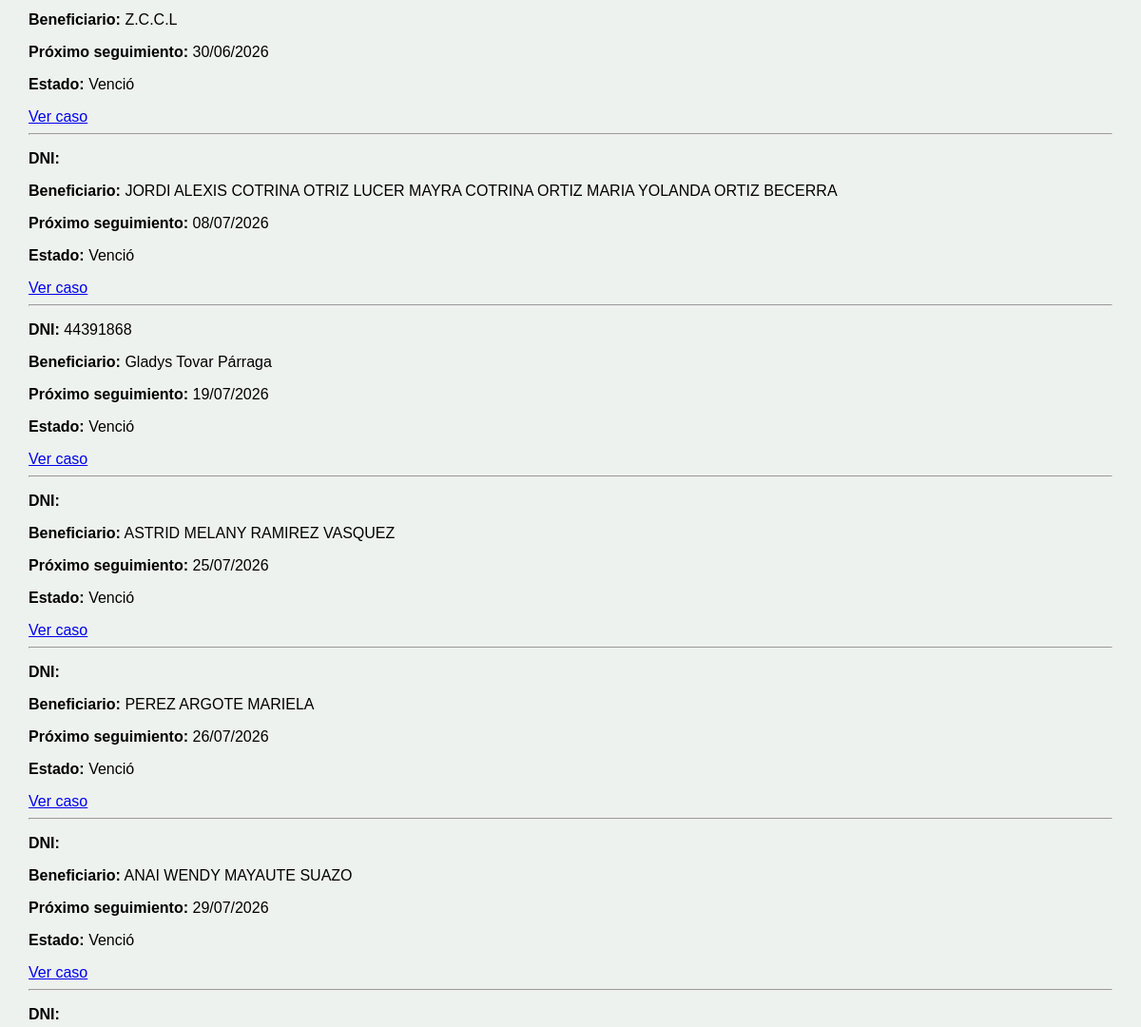
/notificaciones/ (signed in, middle part), run on an earlier commit of the app's database.
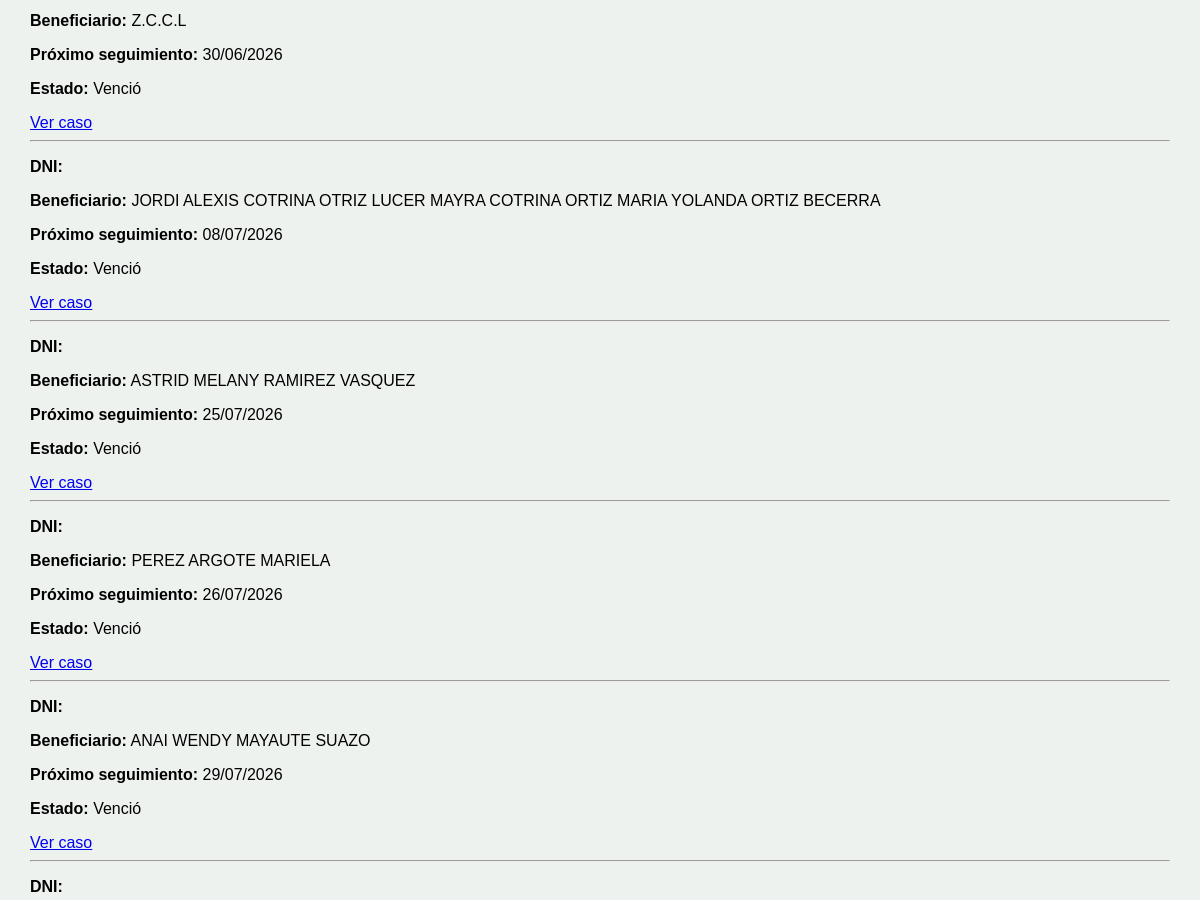
And on a later commit of the database.
### mapa/models.py (models this page shows, shortened)
class Caso(models.Model):
    RIESGOS = [
        ("LEVE", "Leve"),
        ("MODERADO", "Moderado"),
        ("SEVERO", "Severo"),
        ("SEVERO EXTREMO", "Severo extremo"),
        ("NO DETERMINADO", "No determinado"),
    ]
    NOTIFICACION = [
        ("PENDIENTE", "Pendiente"),
        ("NOTIFICADO", "Notificado"),
    ]
    TIPO_VIOLENCIA = [
        ("FISICA", "Física"),
        ("PSICOLOGICA", "Psicológica"),
        ("SEXUAL", "Sexual"),
        ("ECONOMICA", "Económica o Patrimonial"),
    ]
    ESTADO_UBICACION_AGRESOR = [
        ("UBICADO", "Ubicado"),
        ("NO UBICADO", "No ubicado"),
    ]
    beneficiario = models.CharField(max_length=200, blank=True)
    dni_beneficiario = models.CharField(
        max_length=8,
        blank=True
    )
    domicilio = models.CharField(max_length=300, blank=True)
    nivel_riesgo = models.CharField(
        max_length=30,
        choices=RIESGOS,
        blank=True
    )
    region_denuncia = models.ForeignKey(
        Region,
        on_delete=models.PROTECT,
        related_name="casos_denuncia_region",
        null=True,
        blank=True,
    )
    provincia_denuncia = models.ForeignKey(
        Provincia,
        on_delete=models.PROTECT,
        related_name="casos_denuncia_provincia",
        null=True,
        blank=True,
    )
    distrito_denuncia = models.ForeignKey(
        Distrito,
        on_delete=models.PROTECT,
        related_name="casos_denuncia_distrito",
        null=True,
        blank=True,
    )
    region_medida = models.ForeignKey(
        Region,
        on_delete=models.PROTECT,
        related_name="casos_medida_region",
        null=True,
        blank=True,
    )
    provincia_medida = models.ForeignKey(
        Provincia,
        on_delete=models.PROTECT,
        related_name="casos_medida_provincia",
        null=True,
        blank=True,
    )
    distrito_medida = models.ForeignKey(
        Distrito,
        on_delete=models.PROTECT,
        related_name="casos_medida_distrito",
        null=True,
        blank=True,
)
    comisaria_denuncia = models.CharField(
        max_length=150,
        verbose_name="Comisaría donde se interpuso la denuncia"
    )
    comisaria_medida = models.CharField(
        max_length=150,
        verbose_name="Comisaría de Familia responsable"
    )
    efectivo = models.CharField(max_length=100, blank=True)
    responsable = models.ForeignKey(
    User,
    null=True,
    blank=True,
    on_delete=models.SET_NULL,
    related_name="casos_asignados"
    )
    folder = models.CharField(max_length=100, blank=True)
    expediente = models.CharField(max_length=100, blank=True)
    agresor = models.CharField(
        max_length=200,
        blank=True
    )
    dni_agresor = models.CharField(
        max_length=8,
        blank=True
    )
    telefono_agresor = models.CharField(
        "Teléfono del agresor",
        max_length=50,
        blank=True
    )
    direccion_agresor = models.CharField(
        "Dirección del agresor",
        max_length=300,
        blank=True
    )
    agresor_registro = models.ForeignKey(
    "Agresor",
    on_delete=models.SET_NULL,
    null=True,
    blank=True,
    related_name="casos"
)
    estado_ubicacion_agresor = models.CharField(
        "Estado de ubicación del agresor",
        max_length=15,
        choices=ESTADO_UBICACION_AGRESOR,
        default="NO UBICADO"
    )
    latitud_agresor = models.FloatField(
        null=True,
        blank=True
    )
    longitud_agresor = models.FloatField(
        null=True,
        blank=True
    )
    telefono = models.CharField(
        "Teléfono de la beneficiaria",
        max_length=50,
        blank=True
    )
    fecha_denuncia = models.DateField(
        "Fecha de la denuncia",
        null=True,
        blank=True
    )
    violencia_fisica = models.BooleanField(
        "Violencia física",
        default=False
    )
    violencia_psicologica = models.BooleanField(
        "Violencia psicológica",
        default=False
    )
    violencia_sexual = models.BooleanField(
        "Violencia sexual",
        default=False
    )
    violencia_economica = models.BooleanField(
        "Violencia económica o patrimonial",
        default=False
    )
    fecha_registro = models.DateField(
        null=True,
        blank=True
    )
    ultima_visita = models.DateField(
        null=True,
        blank=True
    )
    fecha_limite = models.DateField(
        "Próximo seguimiento",
        null=True,
        blank=True
)
    notificacion_beneficiario = models.CharField(
        max_length=15,
        choices=NOTIFICACION,
        default="PENDIENTE"
    )
    fecha_notificacion_beneficiario = models.DateField(
        null=True,
        blank=True
    )
    motivo_notificacion_beneficiario_pendiente = models.TextField(
        "Motivo de notificación pendiente de la persona beneficiaria",
        blank=True
    )
    notificacion_agresor = models.CharField(
        max_length=15,
        choices=NOTIFICACION,
        default="PENDIENTE"
    )
    fecha_notificacion_agresor = models.DateField(
        null=True,
        blank=True
    )
    motivo_notificacion_agresor_pendiente = models.TextField(
        "Motivo de notificación pendiente de la persona agresora",
        blank=True
    )
    estado = models.CharField(
        max_length=15,
        default="ACTIVO"
    )
    fecha_eliminacion = models.DateTimeField(
        null=True,
        blank=True
    )
    eliminado_por = models.ForeignKey(
        User,
        null=True,
        blank=True,
        on_delete=models.SET_NULL,
        related_name="casos_eliminados"
    )
    latitud = models.FloatField(
        null=True,
        blank=True
    )
    longitud = models.FloatField(
        null=True,
        blank=True
    )
    edicion_autorizada = models.BooleanField(
        default=False
    )
    class Meta:
        permissions = [
            ("modificar_directo", "Puede modificar casos directamente"),
            ("aprobar_modificacion", "Puede aprobar modificaciones"),
            ("archivar_directo", "Puede archivar casos directamente"),
            ("aprobar_archivado", "Puede aprobar archivados"),
            ("eliminar_directo", "Puede eliminar casos directamente"),
            ("aprobar_eliminacion", "Puede aprobar eliminaciones"),
            ("administrar_usuarios", "Puede administrar usuarios"),
        ]

### mapa/views.py (the view, shortened to what this page needs)
@login_required
def notificaciones(request):
    hoy = timezone.now().date()
    limite = hoy + timedelta(days=3)
    if (
        request.user.is_superuser
        or request.user.groups.filter(
            name__in=["Administrador", "Jefe_MP"]
        ).exists()
    ):
        notificaciones = Caso.objects.filter(
            estado="ACTIVO",
            fecha_limite__isnull=False,
            fecha_limite__lte=limite
        ).filter(
            Q(fecha_registro__year__gte=2026) |
            Q(ultima_visita__year__gte=2026)
        ).order_by("fecha_limite")
    return render(
        request,
        "mapa/notificaciones.html",
        {
            "notificaciones": notificaciones,
            "hoy": hoy,
        }
    )

### mapa/templates/mapa/notificaciones.html (shortened to what this page needs)
{% extends "mapa/base.html" %}
{% load static %}
{% block content %}
{% if notificaciones %}
    {% for caso in notificaciones %}
        <div class="notificacion">
            <p>
                <strong>DNI:</strong>
                {{ caso.dni_beneficiario }}
            </p>
            <p>
                <strong>Beneficiario:</strong>
                {{ caso.beneficiario }}
            </p>
            <p>
                <strong>Próximo seguimiento:</strong>
                {{ caso.fecha_limite|date:"d/m/Y" }}
            </p>
            <p>
                <strong>Estado:</strong>
                {% if caso.fecha_limite < hoy %}
                    Venció
                {% elif caso.fecha_limite == hoy %}
                    Vence hoy
                {% else %}
                    Próximo a vencer
                {% endif %}
            </p>
            <a href="{% url 'editar_caso' caso.id %}">
                Ver caso
            </a>
        </div>
        <hr>
    {% endfor %}
{% else %}
    <p>No existen casos próximos a vencer.</p>
{% endif %}
{% endblock %}

What changed in the data, as far as the page shows it:
removed Caso: dni_beneficiario "44391868", beneficiario "Gladys Tovar Párraga", fecha_limite "19/07/2026", shows "Venció"
